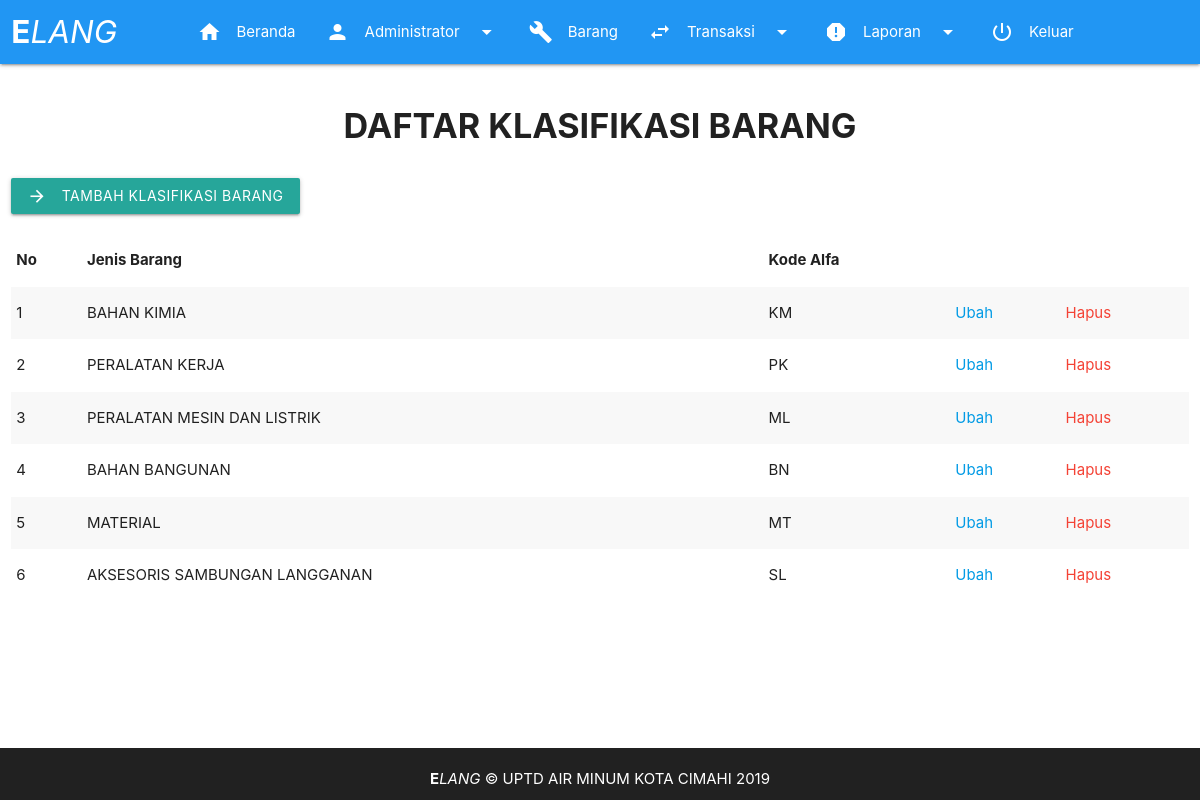
/page/list_jenis_barang.php (signed in), run on the app's committed database.
### tables this page shows
CREATE TABLE `jenis_barang` (
  `id` tinyint(2) NOT NULL,
  `jenis` varchar(100) NOT NULL,
  `alpha_kode` varchar(2) NOT NULL
);

### fungsi/fungsi.php (called while the page is built, shortened)
<?php
function tampilkan_jenis_barang(){
	global $link;
	$query = "SELECT * FROM jenis_barang";
	$result = mysqli_query($link, $query) or die ('gagal menampilkan jenis barang');
	return $result;
}
?>

### page/list_jenis_barang.php (the view, shortened to what this page needs)
<!DOCTYPE html>
  <html>
    <head>
      <?php require_once "../aset/view/headcontent.php"; ?>
    </head>
    <body>
      <?php
      require_once "../aset/view/header.php";
      require_once "../fungsi/db.php";
      require_once "../fungsi/fungsi.php";
      $jenis_barang = tampilkan_jenis_barang();
      $nourut = 1;
      ?>
      <main>
        <div class="row">
          <div class="col s12">
            <h4><div class="center"><b>DAFTAR KLASIFIKASI BARANG</b></div></h4>
          </div>
        </div>
        <div class="row">
          <div class="col s12">
            <button class="btn waves-effect waves-light" onClick="tampilkan_form()">Tambah Klasifikasi Barang
              <i class="material-icons left">arrow_forward</i>
            </button>
          </div>
        </div>
        <div class="row">
          <div class="col s12">
            <table class="striped responsive-table">
              <thead>
                <tr>
                    <th>No</th>
                    <th>Jenis Barang</th>
                    <th>Kode Alfa</th>
                    <th></th>
                    <th></th>
                </tr>
              </thead>
              <tbody>
                <?php while($row = mysqli_fetch_assoc($jenis_barang)):?>
                <tr>
                  <td><?=$nourut++;?></td>
                  <td><?=$row['jenis'];?></td>
                  <td><?=$row['alpha_kode'];?></td>
                  <td><a href="edit_list_jenis_barang.php?id=<?=$row['id'];?>">Ubah</a></td>
                  <td><a href="hapus_jenis_barang.php?id=<?=$row['id'];?>" class="red-text" onclick="return confirm('Apakah anda yakin akan menghapus data ini?')">Hapus</a></td>
                </tr>
                <?php endwhile; ?>
              </tbody>
            </table>
          </div>
        </div>
      </main>
      <?php
      require_once "../aset/view/footer.php";
      ?>
    </body>
  </html>

### aset/css/style.css (style rules this page uses)
* { margin: 0; padding: 0; }
body { background: #fff; display: flex; min-height: 100vh; flex-direction: column; }
main { flex: 1 0 auto; }

### data on the page
jenis_barang: jenis "BAHAN KIMIA", alpha_kode "KM"
jenis_barang: jenis "PERALATAN KERJA", alpha_kode "PK"
jenis_barang: jenis "PERALATAN MESIN DAN LISTRIK", alpha_kode "ML"
jenis_barang: jenis "BAHAN BANGUNAN", alpha_kode "BN"
jenis_barang: jenis "MATERIAL", alpha_kode "MT"
jenis_barang: jenis "AKSESORIS SAMBUNGAN LANGGANAN", alpha_kode "SL"

### other printed values
$_SESSION['username'] "Administrator"
